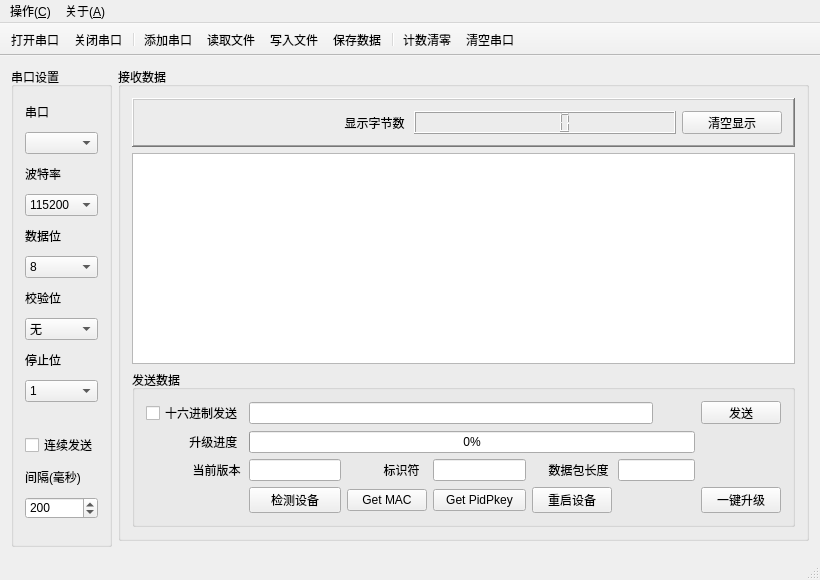
<?xml version="1.0" encoding="UTF-8"?>
<ui version="4.0">
 <class>MainWindow</class>
 <widget class="QMainWindow" name="MainWindow">
  <property name="enabled">
   <bool>true</bool>
  </property>
  <property name="geometry">
   <rect>
    <x>0</x>
    <y>0</y>
    <width>820</width>
    <height>580</height>
   </rect>
  </property>
  <property name="minimumSize">
   <size>
    <width>820</width>
    <height>580</height>
   </size>
  </property>
  <property name="font">
   <font>
    <family>Times New Roman</family>
    <pointsize>9</pointsize>
   </font>
  </property>
  <property name="cursor">
   <cursorShape>PointingHandCursor</cursorShape>
  </property>
  <property name="contextMenuPolicy">
   <enum>Qt::NoContextMenu</enum>
  </property>
  <property name="windowTitle">
   <string>MCU升级调试工具（版本：1.1）</string>
  </property>
  <property name="styleSheet">
   <string notr="true">QDialog{background:rgb(229, 255, 239)}
QStatusBar{background:url(:/images/header.bmp)}
QPushButton{background:url(:/images/header.bmp)}
QLCDNumber{background:url(:/images/lcd.bmp)}








</string>
  </property>
  <property name="iconSize">
   <size>
    <width>16</width>
    <height>16</height>
   </size>
  </property>
  <property name="toolButtonStyle">
   <enum>Qt::ToolButtonTextBesideIcon</enum>
  </property>
  <property name="animated">
   <bool>true</bool>
  </property>
  <widget class="QWidget" name="centralWidget">
   <layout class="QGridLayout" name="gridLayout">
    <item row="0" column="1">
     <widget class="QGroupBox" name="groupBox_2">
      <property name="styleSheet">
       <string notr="true"/>
      </property>
      <property name="title">
       <string>接收数据</string>
      </property>
      <property name="flat">
       <bool>true</bool>
      </property>
      <layout class="QVBoxLayout" name="verticalLayout_2">
       <item>
        <widget class="QFrame" name="frame_3">
         <property name="styleSheet">
          <string notr="true"/>
         </property>
         <property name="frameShape">
          <enum>QFrame::WinPanel</enum>
         </property>
         <property name="frameShadow">
          <enum>QFrame::Raised</enum>
         </property>
         <property name="lineWidth">
          <number>1</number>
         </property>
         <property name="midLineWidth">
          <number>0</number>
         </property>
         <layout class="QHBoxLayout" name="horizontalLayout">
          <item>
           <widget class="QLabel" name="label_11">
            <property name="text">
             <string>                                                            显示字节数</string>
            </property>
           </widget>
          </item>
          <item>
           <widget class="QLCDNumber" name="recvbyteslcdNumber">
            <property name="sizePolicy">
             <sizepolicy hsizetype="Preferred" vsizetype="Minimum">
              <horstretch>0</horstretch>
              <verstretch>0</verstretch>
             </sizepolicy>
            </property>
            <property name="toolTip">
             <string>已接收字节数</string>
            </property>
            <property name="styleSheet">
             <string notr="true"/>
            </property>
           </widget>
          </item>
          <item>
           <widget class="QPushButton" name="clearUpBtn">
            <property name="minimumSize">
             <size>
              <width>0</width>
              <height>23</height>
             </size>
            </property>
            <property name="maximumSize">
             <size>
              <width>100</width>
              <height>23</height>
             </size>
            </property>
            <property name="text">
             <string>清空显示</string>
            </property>
            <property name="icon">
             <iconset resource="images.qrc">
              <normaloff>:/images/edit-clear.png</normaloff>:/images/edit-clear.png</iconset>
            </property>
           </widget>
          </item>
         </layout>
        </widget>
       </item>
       <item>
        <widget class="QTextBrowser" name="textBrowser"/>
       </item>
       <item>
        <widget class="QGroupBox" name="groupBox_4">
         <property name="styleSheet">
          <string notr="true"/>
         </property>
         <property name="title">
          <string>发送数据</string>
         </property>
         <property name="flat">
          <bool>true</bool>
         </property>
         <layout class="QGridLayout" name="gridLayout_2">
          <item row="4" column="0">
           <widget class="QLabel" name="label_8">
            <property name="text">
             <string>              当前版本</string>
            </property>
           </widget>
          </item>
          <item row="6" column="5">
           <widget class="QPushButton" name="deviceRebootButton">
            <property name="text">
             <string>重启设备</string>
            </property>
           </widget>
          </item>
          <item row="4" column="6" colspan="2">
           <widget class="QLineEdit" name="PacketLenLineEdit"/>
          </item>
          <item row="4" column="2">
           <widget class="QLabel" name="label_9">
            <property name="text">
             <string>           标识符</string>
            </property>
           </widget>
          </item>
          <item row="4" column="5">
           <widget class="QLabel" name="label_10">
            <property name="text">
             <string>     数据包长度</string>
            </property>
           </widget>
          </item>
          <item row="6" column="1">
           <widget class="QPushButton" name="checkDeviceButton">
            <property name="text">
             <string>检测设备</string>
            </property>
           </widget>
          </item>
          <item row="0" column="10">
           <widget class="QPushButton" name="sendmsgBtn">
            <property name="minimumSize">
             <size>
              <width>0</width>
              <height>23</height>
             </size>
            </property>
            <property name="maximumSize">
             <size>
              <width>100</width>
              <height>23</height>
             </size>
            </property>
            <property name="text">
             <string>发送</string>
            </property>
            <property name="icon">
             <iconset resource="images.qrc">
              <normaloff>:/images/send.png</normaloff>:/images/send.png</iconset>
            </property>
            <property name="autoDefault">
             <bool>false</bool>
            </property>
            <property name="default">
             <bool>false</bool>
            </property>
           </widget>
          </item>
          <item row="4" column="4">
           <widget class="QLineEdit" name="identifyLineEdit"/>
          </item>
          <item row="0" column="1" colspan="6">
           <widget class="QLineEdit" name="sendMsgLineEdit">
            <property name="maxLength">
             <number>10000</number>
            </property>
            <property name="dragEnabled">
             <bool>false</bool>
            </property>
           </widget>
          </item>
          <item row="6" column="10">
           <widget class="QPushButton" name="mcuUpgradeButton">
            <property name="text">
             <string>一键升级</string>
            </property>
           </widget>
          </item>
          <item row="6" column="2" colspan="2">
           <widget class="QPushButton" name="getWifiMACButton">
            <property name="text">
             <string>Get MAC</string>
            </property>
           </widget>
          </item>
          <item row="0" column="0">
           <widget class="QCheckBox" name="sendAsHexcheckBox">
            <property name="toolTip">
             <string>&lt;html&gt;&lt;head/&gt;&lt;body&gt;&lt;p&gt;以十六进制方式发送数据（默认为字符方式）&lt;/p&gt;&lt;/body&gt;&lt;/html&gt;</string>
            </property>
            <property name="text">
             <string>十六进制发送</string>
            </property>
           </widget>
          </item>
          <item row="4" column="1">
           <widget class="QLineEdit" name="curVersionLineEdit"/>
          </item>
          <item row="6" column="4">
           <widget class="QPushButton" name="getPidPkeyButton">
            <property name="text">
             <string>Get PidPkey</string>
            </property>
           </widget>
          </item>
          <item row="1" column="1" colspan="7">
           <widget class="QProgressBar" name="upgradeProgressBar">
            <property name="maximum">
             <number>1000</number>
            </property>
            <property name="value">
             <number>0</number>
            </property>
           </widget>
          </item>
          <item row="1" column="0">
           <widget class="QLabel" name="label_7">
            <property name="text">
             <string>             升级进度</string>
            </property>
           </widget>
          </item>
         </layout>
        </widget>
       </item>
      </layout>
     </widget>
    </item>
    <item row="0" column="0" rowspan="2">
     <widget class="QGroupBox" name="groupBox">
      <property name="styleSheet">
       <string notr="true"/>
      </property>
      <property name="title">
       <string>串口设置</string>
      </property>
      <property name="flat">
       <bool>false</bool>
      </property>
      <layout class="QVBoxLayout" name="verticalLayout">
       <item>
        <widget class="QLabel" name="label">
         <property name="sizePolicy">
          <sizepolicy hsizetype="Preferred" vsizetype="Fixed">
           <horstretch>0</horstretch>
           <verstretch>0</verstretch>
          </sizepolicy>
         </property>
         <property name="text">
          <string>串口</string>
         </property>
        </widget>
       </item>
       <item>
        <widget class="QComboBox" name="portNameComboBox"/>
       </item>
       <item>
        <widget class="QLabel" name="label_2">
         <property name="sizePolicy">
          <sizepolicy hsizetype="Preferred" vsizetype="Fixed">
           <horstretch>0</horstretch>
           <verstretch>0</verstretch>
          </sizepolicy>
         </property>
         <property name="text">
          <string>波特率</string>
         </property>
        </widget>
       </item>
       <item>
        <widget class="QComboBox" name="baudRateComboBox">
         <property name="currentText">
          <string>115200</string>
         </property>
         <property name="currentIndex">
          <number>19</number>
         </property>
         <item>
          <property name="text">
           <string>50</string>
          </property>
         </item>
         <item>
          <property name="text">
           <string>75</string>
          </property>
         </item>
         <item>
          <property name="text">
           <string>110</string>
          </property>
         </item>
         <item>
          <property name="text">
           <string>134</string>
          </property>
         </item>
         <item>
          <property name="text">
           <string>150</string>
          </property>
         </item>
         <item>
          <property name="text">
           <string>200</string>
          </property>
         </item>
         <item>
          <property name="text">
           <string>300</string>
          </property>
         </item>
         <item>
          <property name="text">
           <string>600</string>
          </property>
         </item>
         <item>
          <property name="text">
           <string>1200</string>
          </property>
         </item>
         <item>
          <property name="text">
           <string>1800</string>
          </property>
         </item>
         <item>
          <property name="text">
           <string>2400</string>
          </property>
         </item>
         <item>
          <property name="text">
           <string>4800</string>
          </property>
         </item>
         <item>
          <property name="text">
           <string>9600</string>
          </property>
         </item>
         <item>
          <property name="text">
           <string>14400</string>
          </property>
         </item>
         <item>
          <property name="text">
           <string>19200</string>
          </property>
         </item>
         <item>
          <property name="text">
           <string>38400</string>
          </property>
         </item>
         <item>
          <property name="text">
           <string>56000</string>
          </property>
         </item>
         <item>
          <property name="text">
           <string>57600</string>
          </property>
         </item>
         <item>
          <property name="text">
           <string>76800</string>
          </property>
         </item>
         <item>
          <property name="text">
           <string>115200</string>
          </property>
         </item>
         <item>
          <property name="text">
           <string>128000</string>
          </property>
         </item>
         <item>
          <property name="text">
           <string>256000</string>
          </property>
         </item>
        </widget>
       </item>
       <item>
        <widget class="QLabel" name="label_3">
         <property name="sizePolicy">
          <sizepolicy hsizetype="Preferred" vsizetype="Fixed">
           <horstretch>0</horstretch>
           <verstretch>0</verstretch>
          </sizepolicy>
         </property>
         <property name="text">
          <string>数据位</string>
         </property>
        </widget>
       </item>
       <item>
        <widget class="QComboBox" name="dataBitsComboBox">
         <property name="currentIndex">
          <number>3</number>
         </property>
         <item>
          <property name="text">
           <string>5</string>
          </property>
         </item>
         <item>
          <property name="text">
           <string>6</string>
          </property>
         </item>
         <item>
          <property name="text">
           <string>7</string>
          </property>
         </item>
         <item>
          <property name="text">
           <string>8</string>
          </property>
         </item>
        </widget>
       </item>
       <item>
        <widget class="QLabel" name="label_4">
         <property name="sizePolicy">
          <sizepolicy hsizetype="Preferred" vsizetype="Fixed">
           <horstretch>0</horstretch>
           <verstretch>0</verstretch>
          </sizepolicy>
         </property>
         <property name="text">
          <string>校验位</string>
         </property>
        </widget>
       </item>
       <item>
        <widget class="QComboBox" name="parityComboBox">
         <item>
          <property name="text">
           <string>无</string>
          </property>
         </item>
         <item>
          <property name="text">
           <string>奇</string>
          </property>
         </item>
         <item>
          <property name="text">
           <string>偶</string>
          </property>
         </item>
        </widget>
       </item>
       <item>
        <widget class="QLabel" name="label_5">
         <property name="sizePolicy">
          <sizepolicy hsizetype="Preferred" vsizetype="Fixed">
           <horstretch>0</horstretch>
           <verstretch>0</verstretch>
          </sizepolicy>
         </property>
         <property name="text">
          <string>停止位</string>
         </property>
        </widget>
       </item>
       <item>
        <widget class="QComboBox" name="stopBitsComboBox">
         <item>
          <property name="text">
           <string>1</string>
          </property>
         </item>
         <item>
          <property name="text">
           <string>1.5</string>
          </property>
         </item>
         <item>
          <property name="text">
           <string>2</string>
          </property>
         </item>
        </widget>
       </item>
       <item>
        <spacer name="verticalSpacer">
         <property name="orientation">
          <enum>Qt::Vertical</enum>
         </property>
         <property name="sizeType">
          <enum>QSizePolicy::Fixed</enum>
         </property>
         <property name="sizeHint" stdset="0">
          <size>
           <width>20</width>
           <height>20</height>
          </size>
         </property>
        </spacer>
       </item>
       <item>
        <widget class="QCheckBox" name="obocheckBox">
         <property name="text">
          <string>连续发送</string>
         </property>
        </widget>
       </item>
       <item>
        <widget class="QLabel" name="label_6">
         <property name="sizePolicy">
          <sizepolicy hsizetype="Preferred" vsizetype="Fixed">
           <horstretch>0</horstretch>
           <verstretch>0</verstretch>
          </sizepolicy>
         </property>
         <property name="text">
          <string>间隔(毫秒)</string>
         </property>
        </widget>
       </item>
       <item>
        <widget class="QSpinBox" name="delayspinBox">
         <property name="minimum">
          <number>10</number>
         </property>
         <property name="maximum">
          <number>5000</number>
         </property>
         <property name="value">
          <number>200</number>
         </property>
        </widget>
       </item>
      </layout>
     </widget>
    </item>
   </layout>
  </widget>
  <widget class="QMenuBar" name="menuBar">
   <property name="geometry">
    <rect>
     <x>0</x>
     <y>0</y>
     <width>820</width>
     <height>20</height>
    </rect>
   </property>
   <widget class="QMenu" name="menu">
    <property name="title">
     <string>操作(&amp;C)</string>
    </property>
    <addaction name="actionAdd"/>
    <addaction name="separator"/>
    <addaction name="actionOpen"/>
    <addaction name="actionClose"/>
    <addaction name="separator"/>
    <addaction name="actionSave"/>
    <addaction name="actionLoadfile"/>
    <addaction name="actionWriteToFile"/>
    <addaction name="separator"/>
    <addaction name="actionClearBytes"/>
    <addaction name="actionCleanPort"/>
    <addaction name="separator"/>
    <addaction name="actionExit"/>
   </widget>
   <widget class="QMenu" name="menu_2">
    <property name="title">
     <string>关于(&amp;A)</string>
    </property>
    <addaction name="actionAbout"/>
   </widget>
   <addaction name="menu"/>
   <addaction name="menu_2"/>
  </widget>
  <widget class="QToolBar" name="mainToolBar">
   <property name="sizePolicy">
    <sizepolicy hsizetype="Preferred" vsizetype="Fixed">
     <horstretch>0</horstretch>
     <verstretch>0</verstretch>
    </sizepolicy>
   </property>
   <property name="minimumSize">
    <size>
     <width>0</width>
     <height>0</height>
    </size>
   </property>
   <property name="maximumSize">
    <size>
     <width>16777215</width>
     <height>55</height>
    </size>
   </property>
   <property name="font">
    <font>
     <pointsize>9</pointsize>
    </font>
   </property>
   <property name="cursor">
    <cursorShape>PointingHandCursor</cursorShape>
   </property>
   <property name="focusPolicy">
    <enum>Qt::StrongFocus</enum>
   </property>
   <property name="contextMenuPolicy">
    <enum>Qt::NoContextMenu</enum>
   </property>
   <property name="movable">
    <bool>false</bool>
   </property>
   <property name="allowedAreas">
    <set>Qt::NoToolBarArea</set>
   </property>
   <property name="iconSize">
    <size>
     <width>20</width>
     <height>20</height>
    </size>
   </property>
   <property name="floatable">
    <bool>true</bool>
   </property>
   <attribute name="toolBarArea">
    <enum>TopToolBarArea</enum>
   </attribute>
   <attribute name="toolBarBreak">
    <bool>false</bool>
   </attribute>
   <addaction name="actionOpen"/>
   <addaction name="actionClose"/>
   <addaction name="separator"/>
   <addaction name="actionAdd"/>
   <addaction name="actionLoadfile"/>
   <addaction name="actionWriteToFile"/>
   <addaction name="actionSave"/>
   <addaction name="separator"/>
   <addaction name="actionClearBytes"/>
   <addaction name="actionCleanPort"/>
  </widget>
  <widget class="QStatusBar" name="statusBar"/>
  <action name="actionAdd">
   <property name="checkable">
    <bool>false</bool>
   </property>
   <property name="icon">
    <iconset resource="images.qrc">
     <normaloff>:/images/add.png</normaloff>:/images/add.png</iconset>
   </property>
   <property name="text">
    <string>添加串口</string>
   </property>
   <property name="toolTip">
    <string>添加串口设备文件</string>
   </property>
   <property name="statusTip">
    <string>添加串口设备文件</string>
   </property>
  </action>
  <action name="actionOpen">
   <property name="icon">
    <iconset resource="images.qrc">
     <normaloff>:/images/open.png</normaloff>:/images/open.png</iconset>
   </property>
   <property name="text">
    <string>打开串口</string>
   </property>
   <property name="statusTip">
    <string>打开串口</string>
   </property>
  </action>
  <action name="actionClose">
   <property name="icon">
    <iconset resource="images.qrc">
     <normaloff>:/images/stop.png</normaloff>:/images/stop.png</iconset>
   </property>
   <property name="text">
    <string>关闭串口</string>
   </property>
   <property name="statusTip">
    <string>关闭串口</string>
   </property>
  </action>
  <action name="actionExit">
   <property name="icon">
    <iconset resource="images.qrc">
     <normaloff>:/images/exit.png</normaloff>:/images/exit.png</iconset>
   </property>
   <property name="text">
    <string>退出程序</string>
   </property>
   <property name="statusTip">
    <string>退出程序</string>
   </property>
  </action>
  <action name="actionAbout">
   <property name="icon">
    <iconset resource="images.qrc">
     <normaloff>:/images/mesage.png</normaloff>:/images/mesage.png</iconset>
   </property>
   <property name="text">
    <string>关于Wincom</string>
   </property>
   <property name="statusTip">
    <string>关于Wincom</string>
   </property>
  </action>
  <action name="actionSave">
   <property name="icon">
    <iconset resource="images.qrc">
     <normaloff>:/images/save.png</normaloff>:/images/save.png</iconset>
   </property>
   <property name="text">
    <string>保存数据</string>
   </property>
   <property name="toolTip">
    <string>保存收发框内的数据</string>
   </property>
   <property name="statusTip">
    <string>保存收发框内的数据</string>
   </property>
  </action>
  <action name="actionClearBytes">
   <property name="icon">
    <iconset resource="images.qrc">
     <normaloff>:/images/clearbytes.png</normaloff>:/images/clearbytes.png</iconset>
   </property>
   <property name="text">
    <string>计数清零</string>
   </property>
   <property name="toolTip">
    <string>清零已收到的字节数</string>
   </property>
   <property name="statusTip">
    <string>清零已收到的字节数</string>
   </property>
  </action>
  <action name="actionLoadfile">
   <property name="icon">
    <iconset resource="images.qrc">
     <normaloff>:/images/loadfile.png</normaloff>:/images/loadfile.png</iconset>
   </property>
   <property name="text">
    <string>读取文件</string>
   </property>
   <property name="toolTip">
    <string>载入外部文件作为发送内容</string>
   </property>
   <property name="statusTip">
    <string>载入外部文件作为发送内容</string>
   </property>
  </action>
  <action name="actionCleanPort">
   <property name="icon">
    <iconset resource="images.qrc">
     <normaloff>:/images/cleanport.png</normaloff>:/images/cleanport.png</iconset>
   </property>
   <property name="text">
    <string>清空串口</string>
   </property>
   <property name="toolTip">
    <string>清空串口中I/O数据</string>
   </property>
   <property name="statusTip">
    <string>清空串口中I/O数据</string>
   </property>
  </action>
  <action name="actionWriteToFile">
   <property name="checkable">
    <bool>true</bool>
   </property>
   <property name="icon">
    <iconset resource="images.qrc">
     <normaloff>:/images/write2file.png</normaloff>:/images/write2file.png</iconset>
   </property>
   <property name="text">
    <string>写入文件</string>
   </property>
   <property name="toolTip">
    <string>将读取数据写入到文件</string>
   </property>
   <property name="statusTip">
    <string>将读取数据写入到文件</string>
   </property>
  </action>
 </widget>
 <layoutdefault spacing="6" margin="11"/>
 <resources>
  <include location="images.qrc"/>
 </resources>
 <connections/>
</ui>
